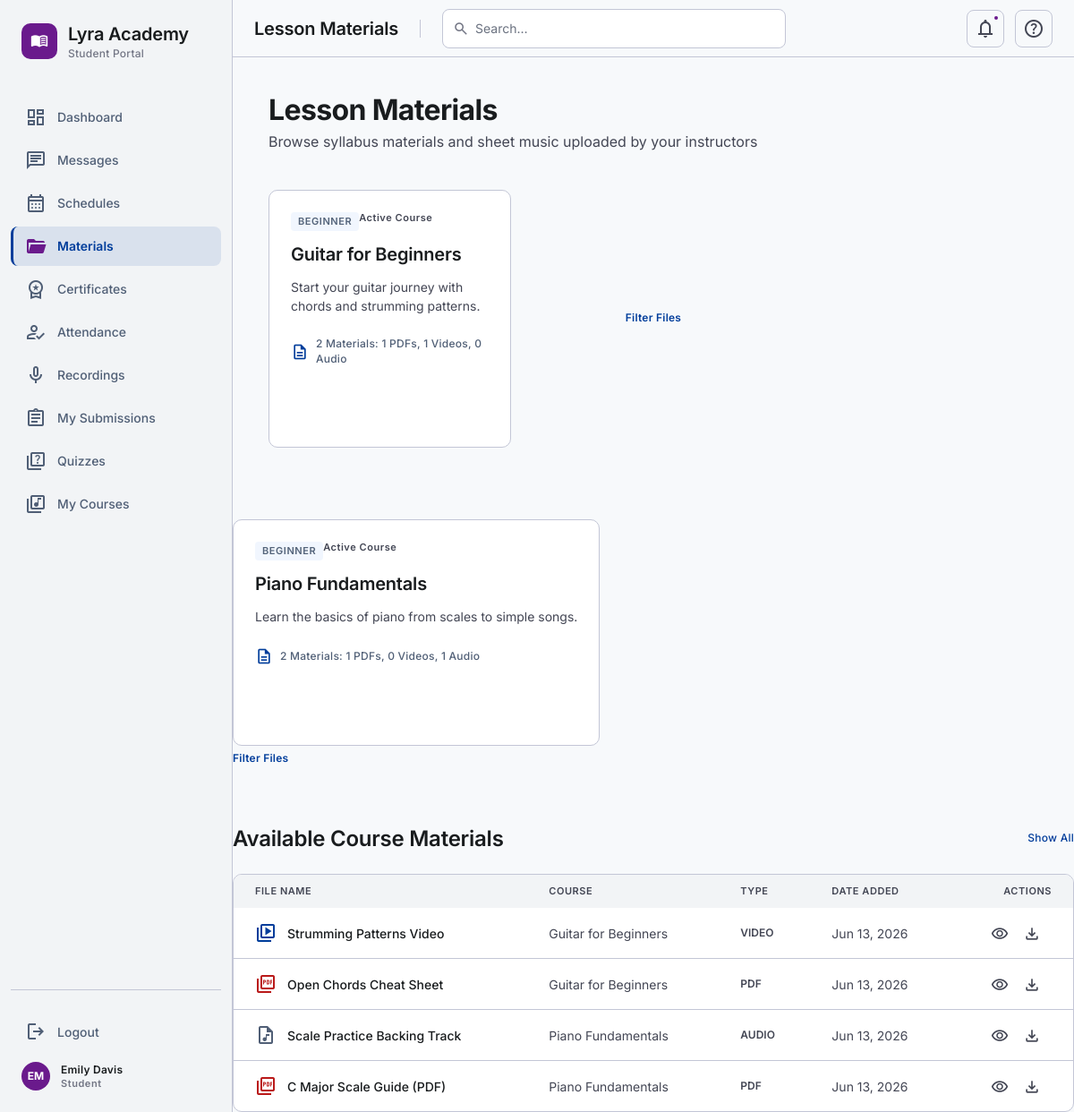
Page /16_Lesson_Materials/index.php (signed in) on the committed database.
### tables this page shows
CREATE TABLE IF NOT EXISTS courses (
    id INT AUTO_INCREMENT PRIMARY KEY,
    title VARCHAR(150) NOT NULL,
    description TEXT,
    instrument_id INT,
    difficulty ENUM('beginner', 'intermediate', 'advanced') DEFAULT 'beginner',
    price DECIMAL(10, 2) DEFAULT 0.00,
    status ENUM('draft', 'published') DEFAULT 'draft',
    created_at TIMESTAMP DEFAULT CURRENT_TIMESTAMP,
    updated_at TIMESTAMP DEFAULT CURRENT_TIMESTAMP ON UPDATE CURRENT_TIMESTAMP,
    FOREIGN KEY (instrument_id) REFERENCES instruments(id) ON DELETE SET NULL
);

CREATE TABLE IF NOT EXISTS materials (
    id INT AUTO_INCREMENT PRIMARY KEY,
    course_id INT NOT NULL,
    title VARCHAR(150) NOT NULL,
    file_path VARCHAR(255) NOT NULL,
    file_type ENUM('pdf', 'audio', 'video', 'document') NOT NULL,
    uploaded_by INT NULL,
    uploaded_at TIMESTAMP DEFAULT CURRENT_TIMESTAMP,
    FOREIGN KEY (course_id) REFERENCES courses(id) ON DELETE CASCADE,
    FOREIGN KEY (uploaded_by) REFERENCES users(id) ON DELETE SET NULL
);

### 16_Lesson_Materials/index.php (the view, shortened to what this page needs)
<?php
require_once __DIR__ . '/../config/design-system.php';
$pdo = require_once __DIR__ . '/../config/db.php';
$userId = $_SESSION['user_id'];
$role = $_SESSION['role'];
try {
    if ($role === 'instructor') {
        $coursesStmt = $pdo->prepare("
            SELECT c.id, c.title, c.description, c.difficulty,
                   (SELECT COUNT(*) FROM materials m WHERE m.course_id = c.id) as material_count,
                   (SELECT COUNT(*) FROM materials m WHERE m.course_id = c.id AND m.file_type = 'pdf') as pdf_count,
                   (SELECT COUNT(*) FROM materials m WHERE m.course_id = c.id AND m.file_type = 'video') as video_count,
                   (SELECT COUNT(*) FROM materials m WHERE m.course_id = c.id AND m.file_type = 'audio') as audio_count,
                   (SELECT COUNT(*) FROM materials m WHERE m.course_id = c.id AND m.file_type = 'document') as doc_count
            FROM courses c
            JOIN instructor_assignments ia ON c.id = ia.course_id
            WHERE ia.instructor_id = :instructor_id
            ORDER BY c.title ASC
        ");
        $coursesStmt->execute(['instructor_id' => $userId]);
        $courses = $coursesStmt->fetchAll();
        $materialsStmt = $pdo->prepare("
            SELECT m.*, c.title as course_title
            FROM materials m
            JOIN courses c ON m.course_id = c.id
            JOIN instructor_assignments ia ON c.id = ia.course_id
            WHERE ia.instructor_id = :instructor_id
            ORDER BY m.uploaded_at DESC
            LIMIT 25
        ");
        $materialsStmt->execute(['instructor_id' => $userId]);
        $recentMaterials = $materialsStmt->fetchAll();
    } else {
        $coursesStmt = $pdo->prepare("
            SELECT c.id, c.title, c.description, c.difficulty,
                   (SELECT COUNT(*) FROM materials m WHERE m.course_id = c.id) as material_count,
                   (SELECT COUNT(*) FROM materials m WHERE m.course_id = c.id AND m.file_type = 'pdf') as pdf_count,
                   (SELECT COUNT(*) FROM materials m WHERE m.course_id = c.id AND m.file_type = 'video') as video_count,
                   (SELECT COUNT(*) FROM materials m WHERE m.course_id = c.id AND m.file_type = 'audio') as audio_count,
                   (SELECT COUNT(*) FROM materials m WHERE m.course_id = c.id AND m.file_type = 'document') as doc_count
            FROM courses c
            JOIN enrollments e ON c.id = e.course_id
            WHERE e.student_id = :student_id AND e.status = 'approved'
            ORDER BY c.title ASC
        ");
        $coursesStmt->execute(['student_id' => $userId]);
        $courses = $coursesStmt->fetchAll();
        $materialsStmt = $pdo->prepare("
            SELECT m.*, c.title as course_title
            FROM materials m
            JOIN courses c ON m.course_id = c.id
            JOIN enrollments e ON c.id = e.course_id
            WHERE e.student_id = :student_id AND e.status = 'approved'
            ORDER BY m.uploaded_at DESC
            LIMIT 50
        ");
        $materialsStmt->execute(['student_id' => $userId]);
        $recentMaterials = $materialsStmt->fetchAll();
    }
} catch (Exception $e) {
    error_log('DB error: ' . $e->getMessage()); die('A database error occurred. Please try again later.');
}
?>
<!DOCTYPE html>
<html lang="en">
<head>
</head>
<body class="bg-background text-on-background">
<main id="lms-main-content" class="lms-main">
    <div class="max-w-container-max mx-auto p-lg">
        <div class="flex flex-col md:flex-row md:items-end justify-between mb-lg gap-md">
            <div>
                <h2 class="font-h1 text-h1 text-on-surface mb-xs">Lesson Materials</h2>
                <p class="font-body-lg text-body-lg text-on-surface-variant"><?= $role === 'instructor' ? 'Organize lesson content and learning resources' : 'Browse syllabus materials and sheet music uploaded by your instructors' ?></p>
            </div>
        </div>
        <div class="grid grid-cols-1 md:grid-cols-2 lg:grid-cols-3 gap-md mb-lg">
            <?php if (empty($courses)): ?>
                <div class="col-span-full bg-surface-container-lowest border border-outline-variant rounded-lg p-lg text-center">
                    <p class="text-on-surface-variant text-body-lg"><?= $role === 'instructor' ? 'You are not assigned to any courses yet.' : 'You are not enrolled in any active courses yet.' ?></p>
                </div>
            <?php else: ?>
                <?php foreach ($courses as $c): ?>
                    <button type="button" aria-label="Filter materials for <?= htmlspecialchars($c['title']) ?>" class="course-card text-left bg-surface-container-lowest border border-outline-variant rounded-lg p-md card-shadow flex flex-col hover:border-primary/40 transition-all group" onclick="filterByCourse(<?= $c['id'] ?>)">
                        <div class="flex justify-between items-start mb-sm">
                            <span class="bg-secondary-container/30 text-on-secondary-container px-2 py-1 rounded text-label-sm font-label-sm uppercase tracking-wider">
                                <?= htmlspecialchars($c['difficulty']) ?>
                            </span>
                            <span class="text-on-surface-variant font-label-sm text-label-sm">Active Course</span>
                        </div>
                        <h3 class="font-h3 text-h3 text-on-surface mb-sm group-hover:text-primary transition-colors">
                            <?= htmlspecialchars($c['title']) ?>
                        </h3>
                        <p class="font-body-md text-body-md text-on-surface-variant flex-1 mb-md">
                            <?= htmlspecialchars($c['description'] ?: 'No description provided.') ?>
                        </p>
                        <div class="flex items-center space-x-2 mb-lg">
                            <span class="material-symbols-outlined text-primary text-[20px]" aria-hidden="true">description</span>
                            <span class="font-label-md text-label-md text-secondary">
                                <?= intval($c['material_count']) ?> Materials:
                                <?= intval($c['pdf_count']) ?> PDFs,
                                <?= intval($c['video_count']) ?> Videos,
                                <?= intval($c['audio_count']) ?> Audio
                            </span>
                        </div>
                        <div class="pt-md border-t border-outline-variant flex items-center justify-between">
                            <div class="flex space-x-md">
                                <button class="font-label-md text-label-md text-primary font-semibold hover:underline">Filter Files</button>
                            </div>
                        </div>
                    </button>
                <?php endforeach; ?>
            <?php endif; ?>
        </div>
        <section class="mt-xl">
            <div class="flex items-center justify-between mb-md">
                <h3 class="font-h2 text-h2 text-on-surface"><?= $role === 'instructor' ? 'Recently Uploaded Materials' : 'Available Course Materials' ?></h3>
                <button onclick="filterByCourse('')" class="text-primary font-label-md text-label-md hover:underline">Show All</button>
            </div>
            <div class="bg-surface-container-lowest border border-outline-variant rounded-lg overflow-hidden card-shadow">
                <table class="w-full text-left font-body-md text-body-md">
                    <thead class="bg-surface-container-low text-on-surface-variant font-label-sm text-label-sm">
                        <tr>
                            <th class="px-md py-3 font-semibold uppercase tracking-wider">File Name</th>
                            <th class="px-md py-3 font-semibold uppercase tracking-wider">Course</th>
                            <th class="px-md py-3 font-semibold uppercase tracking-wider">Type</th>
                            <th class="px-md py-3 font-semibold uppercase tracking-wider">Date Added</th>
                            <th class="px-md py-3 text-right font-semibold uppercase tracking-wider">Actions</th>
                        </tr>
                    </thead>
                    <tbody id="materials-tbody" class="divide-y divide-outline-variant">
                        <?php if (empty($recentMaterials)): ?>
                            <tr>
                                <td colspan="5" class="px-md py-8 text-center text-on-surface-variant">No materials found.</td>
                            </tr>
                        <?php else: ?>
                            <?php foreach ($recentMaterials as $m): ?>
                                <tr class="hover:bg-surface-container-low/50 transition-colors material-row" data-course-id="<?= $m['course_id'] ?>" data-title="<?= htmlspecialchars(strtolower($m['title'])) ?>">
                                    <td class="px-md py-4">
                                        <div class="flex items-center">
                                            <?php if ($m['file_type'] === 'pdf'): ?>
                                                <span class="material-symbols-outlined text-error mr-3" aria-hidden="true">picture_as_pdf</span>
                                            <?php elseif ($m['file_type'] === 'video'): ?>
                                                <span class="material-symbols-outlined text-primary mr-3" aria-hidden="true">video_library</span>
                                            <?php elseif ($m['file_type'] === 'audio'): ?>
                                                <span class="material-symbols-outlined text-secondary mr-3" aria-hidden="true">audio_file</span>
                                            <?php else: ?>
                                                <span class="material-symbols-outlined text-outline mr-3" aria-hidden="true">description</span>
                                            <?php endif; ?>
                                            <span class="text-on-surface font-medium"><?= htmlspecialchars($m['title']) ?></span>
                                        </div>
                                    </td>
                                    <td class="px-md py-4 text-on-surface-variant"><?= htmlspecialchars($m['course_title']) ?></td>
                                    <td class="px-md py-4 text-on-surface-variant uppercase text-xs font-semibold"><?= htmlspecialchars($m['file_type']) ?></td>
                                    <td class="px-md py-4 text-on-surface-variant"><?= date('M d, Y', strtotime($m['uploaded_at'])) ?></td>
                                    <td class="px-md py-4 text-right">
                                        <?php if (in_array($m['file_type'], ['pdf', 'video', 'audio'])): ?>
                                            <button onclick="previewMaterial(<?= $m['id'] ?>, '<?= htmlspecialchars($m['title']) ?>', '<?= $m['file_type'] ?>')" class="text-on-surface-variant hover:text-primary transition-colors inline-block mr-3" aria-label="Preview <?= htmlspecialchars($m['title']) ?>">
                                                <span class="material-symbols-outlined text-[20px]" aria-hidden="true">visibility</span>
                                            </button>
                                        <?php endif; ?>
                                        <a href="/api/download_material.php?id=<?= $m['id'] ?>" class="text-on-surface-variant hover:text-primary transition-colors inline-block mr-3" aria-label="Download <?= htmlspecialchars($m['title']) ?>">
                                            <span class="material-symbols-outlined text-[20px]" aria-hidden="true">download</span>
                                        </a>
                                    </td>
                                </tr>
                            <?php endforeach; ?>
                        <?php endif; ?>
                    </tbody>
                </table>
            </div>
        </section>
    </div>
</main>
</body>
</html>

### rows in the picture
courses: difficulty "BEGINNER", title "Guitar for Beginners", description "Start your guitar journey with chords and strumming patterns.", material_count "2", pdf_count "1", video_count "1", audio_count "0"
courses: difficulty "BEGINNER", title "Piano Fundamentals", description "Learn the basics of piano from scales to simple songs.", material_count "2", pdf_count "1", video_count "0", audio_count "1"
materials: title "Strumming Patterns Video", course.title "Guitar for Beginners", file_type "VIDEO", uploaded_at "Jun 13, 2026"
materials: title "Open Chords Cheat Sheet", course.title "Guitar for Beginners", file_type "PDF", uploaded_at "Jun 13, 2026"
materials: title "Scale Practice Backing Track", course.title "Piano Fundamentals", file_type "AUDIO", uploaded_at "Jun 13, 2026"
materials: title "C Major Scale Guide (PDF)", course.title "Piano Fundamentals", file_type "PDF", uploaded_at "Jun 13, 2026"

### other values in the picture
$cfg['label'] "Student Portal"
$item['label'] "Dashboard"
$item['label'] "Messages"
$item['label'] "Schedules"
$item['label'] "Materials"
$item['label'] "Certificates"
$item['label'] "Attendance"
$item['label'] "Recordings"
$item['label'] "My Submissions"
$item['label'] "Quizzes"
$item['label'] "My Courses"
$initials "EM"
$name "Emily Davis"
$roleLabel "Student"
$pageTitle "Lesson Materials"
